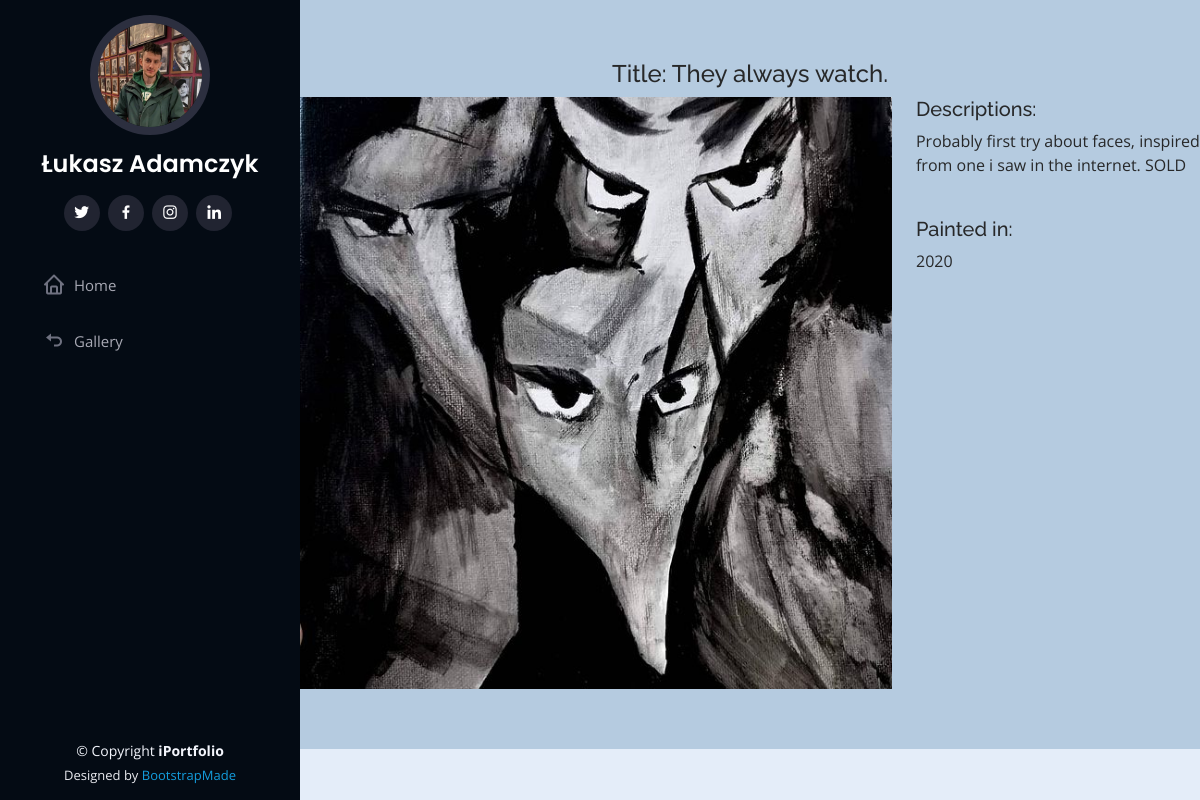
/1/, run on the app's committed database.
### projects/models.py (models this page shows, shortened)
class Gallery(models.Model):
    title = models.CharField(max_length=100)
    description = models.TextField()
    years = models.IntegerField(choices=Year.choices)
    image = models.ImageField(upload_to='assets/img/gallery')

### projects/views.py (the view)
# urls.py: path("<int:pk>/", views.project_detail, name="project_detail"),
def project_detail(request, pk):
    gallery = Gallery.objects.get(pk=pk)
    context = {"project": gallery}
    return render(request, "project_detail.html", context)

### projects/templates/project_detail.html (shortened to what this page needs)
{% extends "base.html" %}
{% load static %}
            {% block page_content %}
            <nav id="navbar" class="nav-menu navbar">
            <ul>
          <li><a href="{% url 'base' %}" class="back_to_main"><i class="bx bx-home"></i> <span>Home</span></a></li>
          <li><a href="{% url 'gallery' %}" class="back_to_gallery"><i class="bx bx-undo"></i> <span>Gallery</span></a></li>
        </ul>
      </nav>
    </div>
  </header>
  <main id="main">
 <section id="gallery" class="gallery section-bg">
     <div class="text-center">
   <h4>Title: {{ project.title }}</h4>
    </div>
<div class="row">
    <div class="col-md-8">
        <img src="{% static project.image %}" alt="" width="100%">
    </div>
    <div class="col-md-4">
        <h5>Descriptions:</h5>
        <p>{{ project.description }}</p>
        <br>
        <h5>Painted in:</h5>
        <p>{{ project.years }}</p>
    </div>
</div>
{% endblock %}

### static/assets/css/style1.css (style rules this page uses)
body { font-family: "Open Sans", sans-serif; color: #272829; background: #e4edf9; }
a { color: #149ddd; text-decoration: none; }
h1, h2, h3, h4, h5, h6 h7 { font-family: "Raleway", sans-serif; }
#main { margin-left: 300px; }
.nav-menu { padding: 30px 0 0 0; }
.nav-menu * { margin: 0; padding: 0; list-style: none; }
.nav-menu > ul > li { position: relative; white-space: nowrap; }
.nav-menu a, .nav-menu a:focus { display: flex; align-items: center; color: #a8a9b4; padding: 12px 15px; margin-bottom: 8px; transition: 0.3s; font-size: 15px; }
.nav-menu a i, .nav-menu a:focus i { font-size: 24px; padding-right: 8px; color: #6f7180; }
section { padding: 60px 0; overflow: hidden; }
.section-bg { background: #b5cbe0; }

### data on the page
Gallery: title "They always watch.", image (picture), description "Probably first try about faces, inspired from one i saw in the internet. SOLD", years "2020"
